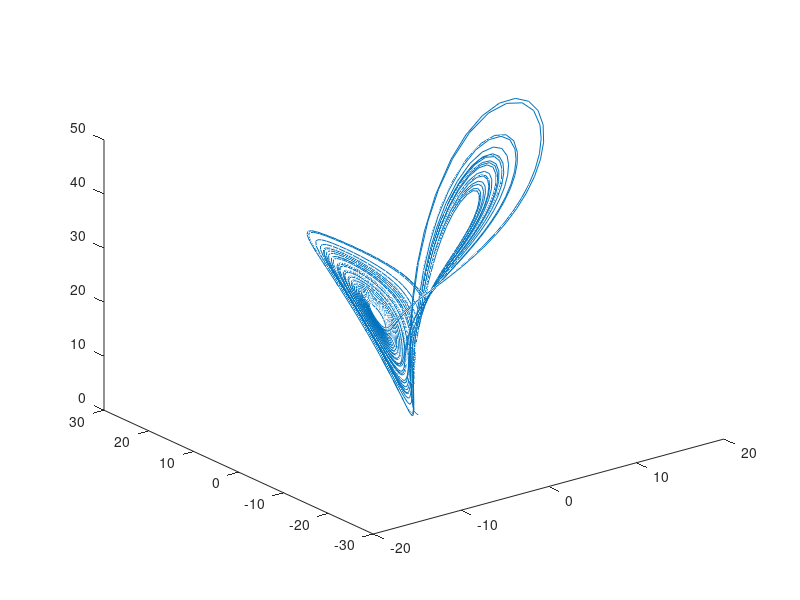

This chart was generated by the following MATLAB code:
sigma = 10;
beta = 8/3;
rho = 28;
f = @(t,a) [-sigma*a(1) + sigma*a(2); rho*a(1) - a(2) - a(1)*a(3); -beta*a(3) + a(1)*a(2)];
[t,a] = ode45(f,[0 50],[1 1 1]);     % Runge-Kutta 4th/5th order ODE solver
plot3(a(:,1),a(:,2),a(:,3))